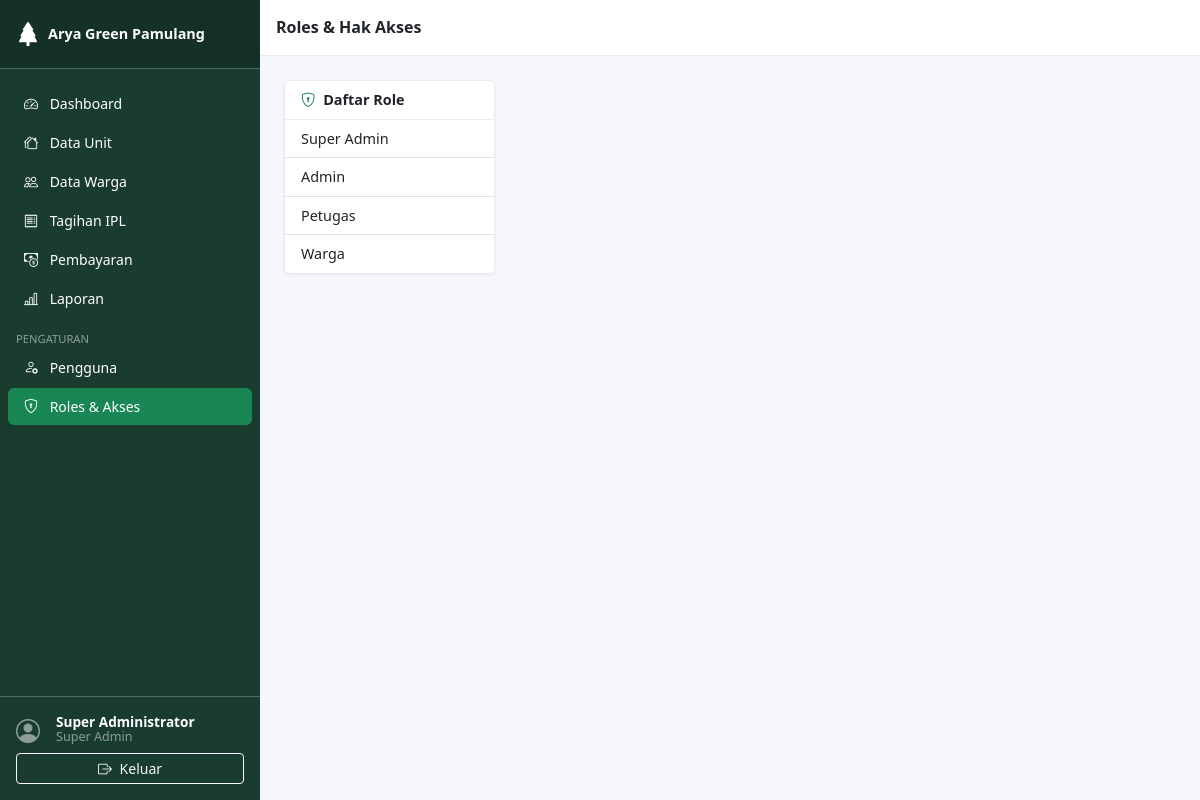
Page /pages/roles/index.php (signed in) on the committed database.
### tables this page shows
CREATE TABLE `roles` (
  `id`         INT UNSIGNED AUTO_INCREMENT PRIMARY KEY,
  `name`       VARCHAR(50) NOT NULL UNIQUE,
  `label`      VARCHAR(100) NOT NULL,
  `created_at` TIMESTAMP DEFAULT CURRENT_TIMESTAMP
);

### includes/auth.php (called while the page is built, shortened)
<?php
require_once __DIR__ . '/functions.php';
function auth_user(): array {
    return $_SESSION['auth_user'] ?? [];
}
function can(string $permission): bool {
    return in_array($permission, $_SESSION['permissions'] ?? [], true);
}

### includes/functions.php (called while the page is built, shortened)
<?php
function e(mixed $v): string {
    return htmlspecialchars((string)$v, ENT_QUOTES | ENT_SUBSTITUTE, 'UTF-8');
}

### pages/roles/index.php (the view, shortened to what this page needs)
<?php
require_once __DIR__ . '/../../includes/auth.php';
require_once __DIR__ . '/../../includes/functions.php';
$db = db();
$roles = $db->query('SELECT * FROM roles ORDER BY id')->fetch_all(MYSQLI_ASSOC);
$sel_role_id = (int)($_GET['role_id'] ?? ($roles[0]['id'] ?? 0));
include __DIR__ . '/../../includes/header.php';
include __DIR__ . '/../../includes/sidebar.php';
?>
<div class="content-wrapper">
  <div class="topbar d-flex align-items-center px-3 gap-2">
    <h6 class="mb-0 fw-semibold">Roles &amp; Hak Akses</h6>
  </div>
  <div class="main-content">
    <div class="row g-3">
      <div class="col-md-3">
        <div class="card">
          <div class="card-header"><i class="bi bi-shield-lock me-1 text-success"></i> Daftar Role</div>
          <div class="list-group list-group-flush">
            <?php foreach ($roles as $r): ?>
              <a href="index.php?role_id=<?= $r['id'] ?>"
                 class="list-group-item list-group-item-action <?= $sel_role_id===$r['id']?'active':'' ?>">
                <?= e($r['label']) ?>
              </a>
            <?php endforeach; ?>
          </div>
        </div>
      </div>
      <div class="col-md-9">
      </div>
    </div>
  </div>
<?php include __DIR__ . '/../../includes/footer.php'; ?>

### includes/sidebar.php
<?php
$current_uri = $_SERVER['REQUEST_URI'] ?? '';
function nav_active(string $path): string {
    global $current_uri;
    return str_contains($current_uri, $path) ? ' active' : '';
}
?>
<nav id="sidebar" class="sidebar d-flex flex-column flex-shrink-0 p-0">
  <a href="<?= APP_URL ?>/pages/dashboard.php"
     class="d-flex align-items-center p-3 text-white text-decoration-none sidebar-brand">
    <i class="bi bi-tree-fill me-2 fs-4"></i>
    <span class="fw-bold"><?= APP_NAME ?></span>
  </a>
  <hr class="text-white m-0">
  <ul class="nav nav-pills flex-column mb-auto px-2 py-3">
    <?php if (can('dashboard.view')): ?>
    <li class="nav-item">
      <a href="<?= APP_URL ?>/pages/dashboard.php"
         class="nav-link text-white<?= nav_active('/dashboard') ?>">
        <i class="bi bi-speedometer2 me-2"></i> Dashboard
      </a>
    </li>
    <?php endif; ?>
    <?php if (can('units.view')): ?>
    <li class="nav-item">
      <a href="<?= APP_URL ?>/pages/units/index.php"
         class="nav-link text-white<?= nav_active('/units') ?>">
        <i class="bi bi-houses me-2"></i> Data Unit
      </a>
    </li>
    <?php endif; ?>
    <?php if (can('residents.view')): ?>
    <li class="nav-item">
      <a href="<?= APP_URL ?>/pages/residents/index.php"
         class="nav-link text-white<?= nav_active('/residents') ?>">
        <i class="bi bi-people me-2"></i> Data Warga
      </a>
    </li>
    <?php endif; ?>
    <?php if (can('billing.view')): ?>
    <li class="nav-item">
      <a href="<?= APP_URL ?>/pages/billing/index.php"
         class="nav-link text-white<?= nav_active('/billing') ?>">
        <i class="bi bi-receipt me-2"></i> Tagihan IPL
      </a>
    </li>
    <?php endif; ?>
    <?php if (can('payments.view')): ?>
    <li class="nav-item">
      <a href="<?= APP_URL ?>/pages/payments/index.php"
         class="nav-link text-white<?= nav_active('/payments') ?>">
        <i class="bi bi-cash-coin me-2"></i> Pembayaran
      </a>
    </li>
    <?php endif; ?>
    <?php if (can('reports.view')): ?>
    <li class="nav-item">
      <a href="<?= APP_URL ?>/pages/reports/index.php"
         class="nav-link text-white<?= nav_active('/reports') ?>">
        <i class="bi bi-bar-chart-line me-2"></i> Laporan
      </a>
    </li>
    <?php endif; ?>
    <?php if (can('users.view')): ?>
    <li class="nav-item mt-2">
      <small class="text-white-50 px-2 text-uppercase" style="font-size:.7rem">Pengaturan</small>
    </li>
    <li class="nav-item">
      <a href="<?= APP_URL ?>/pages/users/index.php"
         class="nav-link text-white<?= nav_active('/users') ?>">
        <i class="bi bi-person-gear me-2"></i> Pengguna
      </a>
    </li>
    <?php endif; ?>
    <?php if (can('roles.manage')): ?>
    <li class="nav-item">
      <a href="<?= APP_URL ?>/pages/roles/index.php"
         class="nav-link text-white<?= nav_active('/roles') ?>">
        <i class="bi bi-shield-lock me-2"></i> Roles & Akses
      </a>
    </li>
    <?php endif; ?>
  </ul>
  <hr class="text-white m-0">
  <div class="p-3">
    <div class="d-flex align-items-center mb-2">
      <div class="avatar-sm me-2">
        <i class="bi bi-person-circle fs-4 text-white-50"></i>
      </div>
      <div class="text-white lh-1">
        <div class="fw-semibold" style="font-size:.85rem"><?= e($current_user['name'] ?? '') ?></div>
        <small class="text-white-50"><?= e(ucwords(str_replace('_',' ', $current_user['role'] ?? ''))) ?></small>
      </div>
    </div>
    <a href="<?= APP_URL ?>/auth/logout.php"
       class="btn btn-sm btn-outline-light w-100"
       onclick="return confirm('Yakin ingin keluar?')">
      <i class="bi bi-box-arrow-right me-1"></i> Keluar
    </a>
  </div>
</nav>

### assets/css/style.css (style rules this page uses)
:root { --sidebar-width: 260px; --sidebar-bg: #1a3c2e; --sidebar-hover: #2d6a4f; --topbar-height: 56px; }
body { background: #f5f7fa; font-size: .9rem; }
.sidebar { width: var(--sidebar-width); min-height: 100vh; background: var(--sidebar-bg); position: fixed; top: 0; left: 0; z-index: 1040; transition: transform .25s ease; overflow-y: auto; }
.sidebar-brand { background: rgba(0,0,0,.2); }
.sidebar .nav-link { border-radius: 6px; margin-bottom: 2px; font-size: .875rem; }
.sidebar .nav-link.active { background: #198754; }
.content-wrapper { margin-left: var(--sidebar-width); width: calc(100% - var(--sidebar-width)); min-height: 100vh; display: flex; flex-direction: column; }
.topbar { height: var(--topbar-height); background: #fff; border-bottom: 1px solid #e9ecef; position: sticky; top: 0; z-index: 1030; }
.main-content { flex: 1; padding: 1.5rem; }
.card { border: 1px solid #e9ecef; box-shadow: 0 1px 4px rgba(0,0,0,.06); }
.card-header { background: #fff; border-bottom: 1px solid #e9ecef; font-weight: 600; }
.avatar-sm { width: 32px; height: 32px; }

### rows in the picture
roles: name "Super Admin", label "Super Admin"
roles: label "Admin"
roles: label "Petugas"
roles: label "Warga"

### other values in the picture
APP_NAME "Arya Green Pamulang"
$current_user['name'] "Super Administrator"
